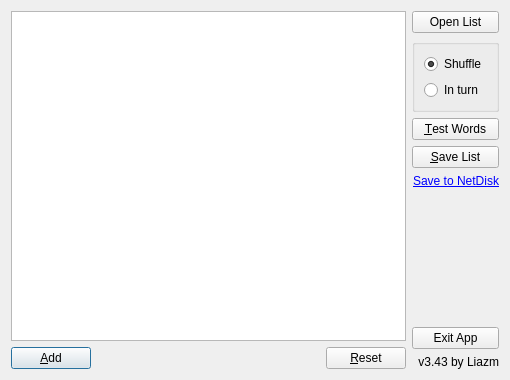
<?xml version="1.0" encoding="UTF-8"?>
<ui version="4.0">
 <class>MDialog</class>
 <widget class="QDialog" name="MDialog">
  <property name="windowModality">
   <enum>Qt::NonModal</enum>
  </property>
  <property name="geometry">
   <rect>
    <x>0</x>
    <y>0</y>
    <width>510</width>
    <height>380</height>
   </rect>
  </property>
  <property name="windowTitle">
   <string>Dialog</string>
  </property>
  <property name="windowIcon">
   <iconset resource="WordTester.qrc">
    <normaloff>:/images/boss.ico</normaloff>:/images/boss.ico</iconset>
  </property>
  <layout class="QHBoxLayout" name="horizontalLayout_2">
   <item>
    <layout class="QVBoxLayout" name="verticalLayout_3">
     <item>
      <widget class="WTable" name="tableWidget">
       <property name="minimumSize">
        <size>
         <width>261</width>
         <height>241</height>
        </size>
       </property>
      </widget>
     </item>
     <item>
      <layout class="QHBoxLayout" name="horizontalLayout">
       <item>
        <widget class="QPushButton" name="addButton">
         <property name="toolTip">
          <string>Add a new word</string>
         </property>
         <property name="text">
          <string>&amp;Add</string>
         </property>
        </widget>
       </item>
       <item>
        <spacer name="horizontalSpacer">
         <property name="orientation">
          <enum>Qt::Horizontal</enum>
         </property>
         <property name="sizeHint" stdset="0">
          <size>
           <width>20</width>
           <height>20</height>
          </size>
         </property>
        </spacer>
       </item>
       <item>
        <widget class="QPushButton" name="resetButton">
         <property name="toolTip">
          <string>Reset all statuses to 'No-Test'</string>
         </property>
         <property name="text">
          <string>&amp;Reset</string>
         </property>
        </widget>
       </item>
      </layout>
     </item>
    </layout>
   </item>
   <item>
    <layout class="QVBoxLayout" name="verticalLayout_2">
     <item>
      <widget class="QPushButton" name="openButton">
       <property name="text">
        <string>Open List</string>
       </property>
       <property name="icon">
        <iconset resource="WordTester.qrc">
         <normaloff>:/images/folderopen.ico</normaloff>:/images/folderopen.ico</iconset>
       </property>
       <property name="iconSize">
        <size>
         <width>32</width>
         <height>32</height>
        </size>
       </property>
      </widget>
     </item>
     <item>
      <widget class="QGroupBox" name="groupBox">
       <property name="title">
        <string/>
       </property>
       <layout class="QVBoxLayout" name="verticalLayout">
        <item>
         <widget class="QRadioButton" name="radio1">
          <property name="text">
           <string>Shuffle</string>
          </property>
          <property name="checked">
           <bool>true</bool>
          </property>
         </widget>
        </item>
        <item>
         <widget class="QRadioButton" name="radio2">
          <property name="text">
           <string>In turn</string>
          </property>
         </widget>
        </item>
       </layout>
      </widget>
     </item>
     <item>
      <widget class="QPushButton" name="testButton">
       <property name="text">
        <string>&amp;Test Words</string>
       </property>
       <property name="icon">
        <iconset resource="WordTester.qrc">
         <normaloff>:/images/boss.ico</normaloff>:/images/boss.ico</iconset>
       </property>
       <property name="iconSize">
        <size>
         <width>32</width>
         <height>32</height>
        </size>
       </property>
      </widget>
     </item>
     <item>
      <widget class="QPushButton" name="saveButton">
       <property name="text">
        <string>&amp;Save List</string>
       </property>
       <property name="icon">
        <iconset resource="WordTester.qrc">
         <normaloff>:/images/savemoney.ico</normaloff>:/images/savemoney.ico</iconset>
       </property>
       <property name="iconSize">
        <size>
         <width>32</width>
         <height>32</height>
        </size>
       </property>
      </widget>
     </item>
     <item>
      <widget class="QLabel" name="kanboxExecLabel">
       <property name="text">
        <string>&lt;a href=&quot;Kanbox_Plugin&quot;&gt;Save to NetDisk&lt;/a&gt;</string>
       </property>
       <property name="alignment">
        <set>Qt::AlignRight|Qt::AlignTrailing|Qt::AlignVCenter</set>
       </property>
      </widget>
     </item>
     <item>
      <spacer name="verticalSpacer">
       <property name="orientation">
        <enum>Qt::Vertical</enum>
       </property>
       <property name="sizeHint" stdset="0">
        <size>
         <width>20</width>
         <height>20</height>
        </size>
       </property>
      </spacer>
     </item>
     <item>
      <widget class="QPushButton" name="closeButton">
       <property name="text">
        <string>Exit App</string>
       </property>
       <property name="icon">
        <iconset resource="WordTester.qrc">
         <normaloff>:/images/Stop.ico</normaloff>:/images/Stop.ico</iconset>
       </property>
       <property name="iconSize">
        <size>
         <width>32</width>
         <height>32</height>
        </size>
       </property>
       <property name="flat">
        <bool>false</bool>
       </property>
      </widget>
     </item>
     <item>
      <widget class="QLabel" name="versionLabel">
       <property name="text">
        <string>v3.43 by Liazm</string>
       </property>
       <property name="alignment">
        <set>Qt::AlignRight|Qt::AlignTrailing|Qt::AlignVCenter</set>
       </property>
      </widget>
     </item>
    </layout>
   </item>
  </layout>
 </widget>
 <customwidgets>
  <customwidget>
   <class>WTable</class>
   <extends>QTableWidget</extends>
   <header>wtable.h</header>
  </customwidget>
 </customwidgets>
 <resources>
  <include location="WordTester.qrc"/>
 </resources>
 <connections>
  <connection>
   <sender>closeButton</sender>
   <signal>clicked()</signal>
   <receiver>MDialog</receiver>
   <slot>close()</slot>
   <hints>
    <hint type="sourcelabel">
     <x>375</x>
     <y>302</y>
    </hint>
    <hint type="destinationlabel">
     <x>410</x>
     <y>252</y>
    </hint>
   </hints>
  </connection>
 </connections>
</ui>
